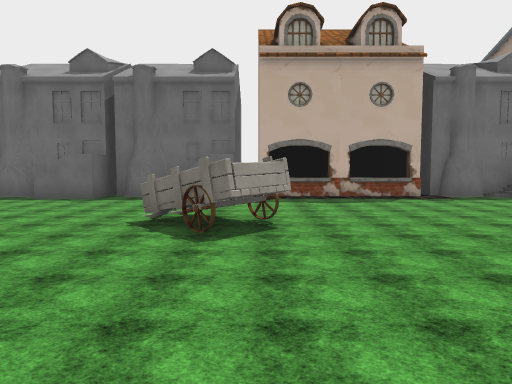
view 1 (above)

24 first-person views from a walk through a 3-D level made in the Unity game engine. The camera is 1.5 m above the floor, tilts 4° down and sees 70° across. The floor is counted in squares, 2 m on a side. Each view is taken from the middle of a square. On the plan, view 1 faces up. The plan holds only what a view shows up to about 11 squares ahead; the rest is blank. The place goes on beyond the plan. The player is left out. Some surface patterns are stand-ins.

view 2
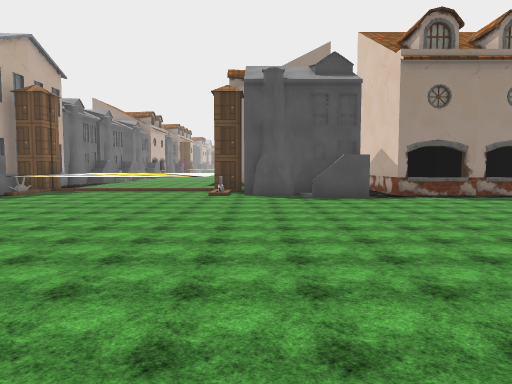

view 3
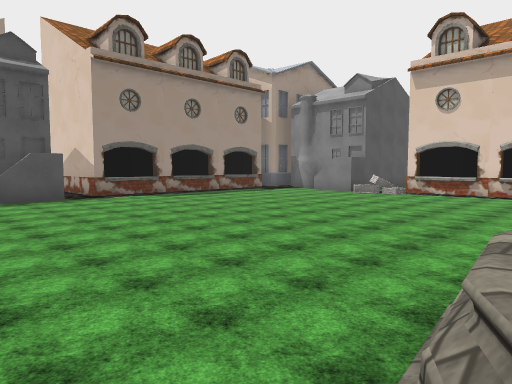

view 4
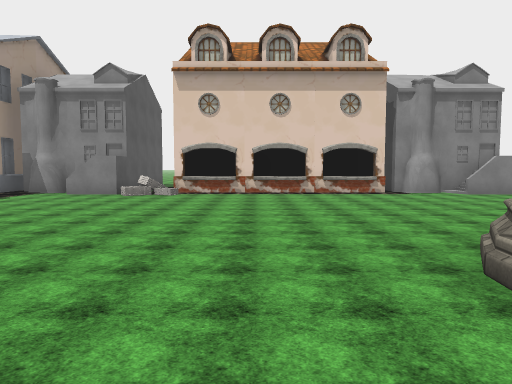

view 5
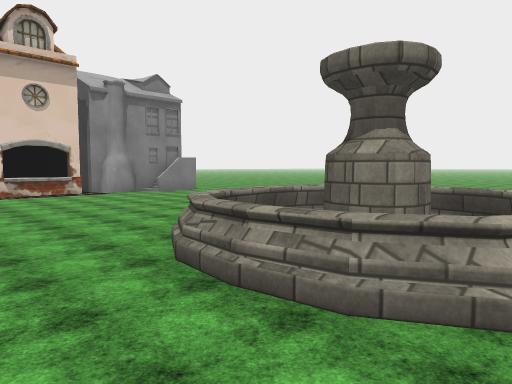

view 6
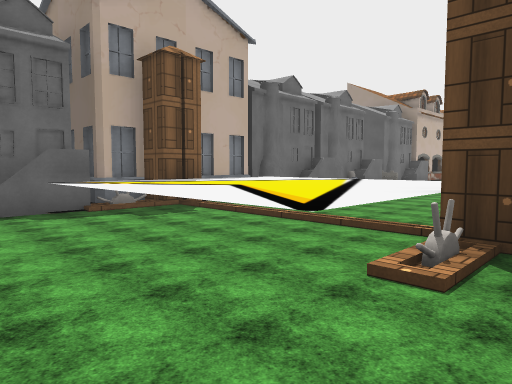

view 7
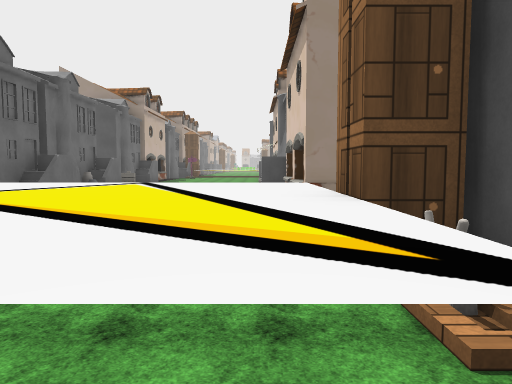

view 8
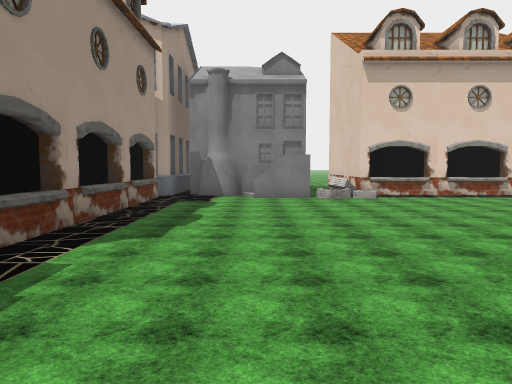

view 9
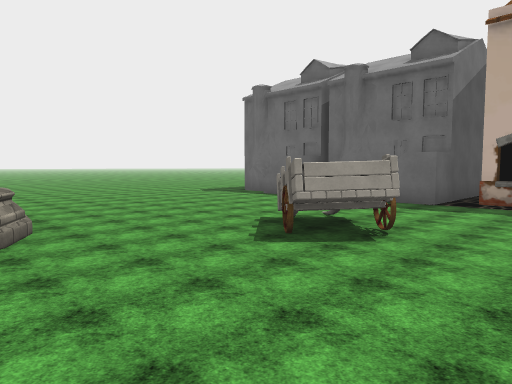

view 10
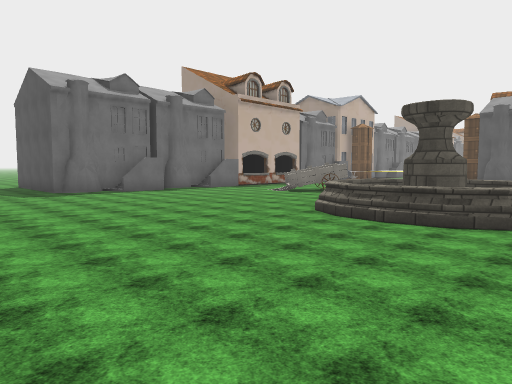

view 11
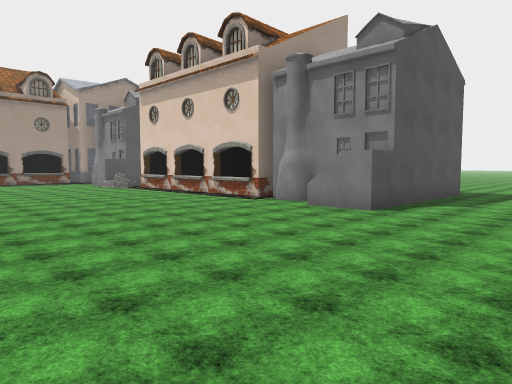

view 12
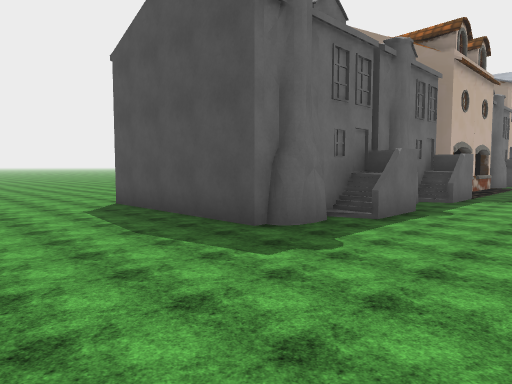

view 13
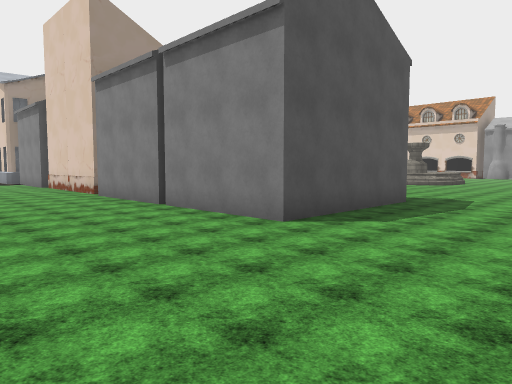

view 14
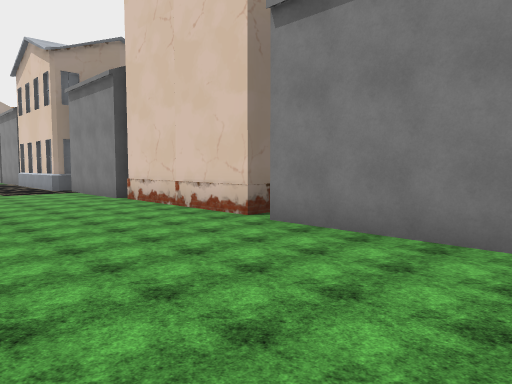

view 15
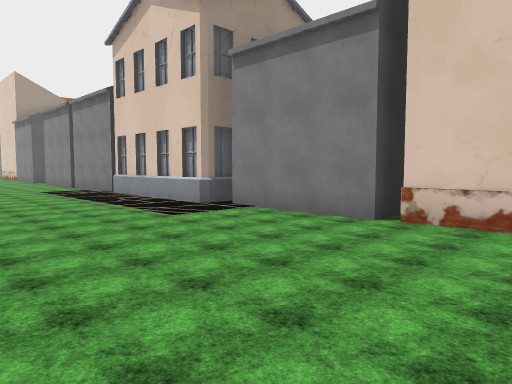

view 16
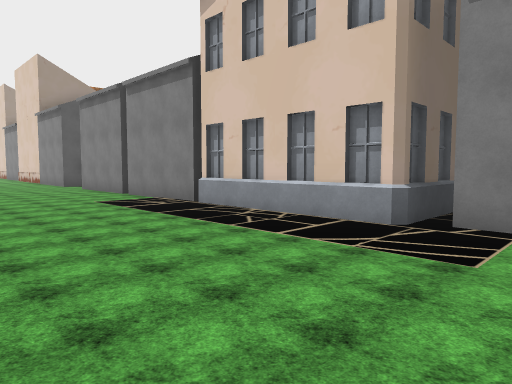

view 17
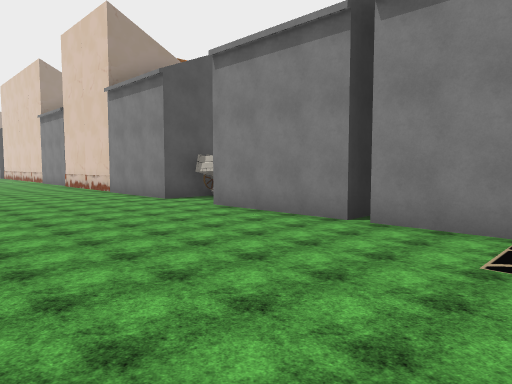

view 18
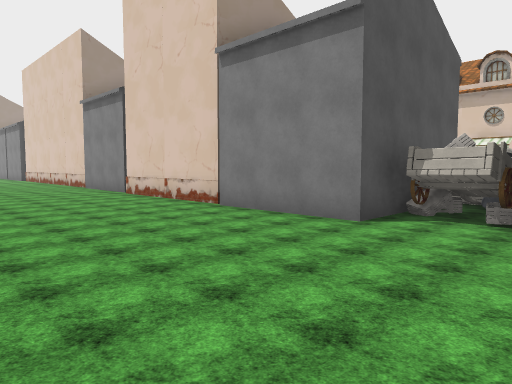

view 19
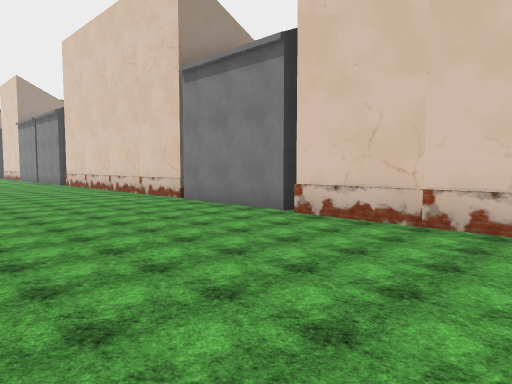

view 20
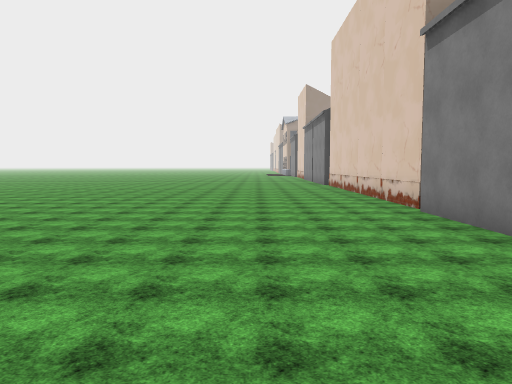

view 21
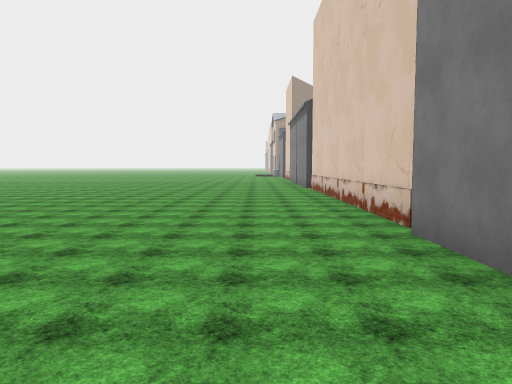

view 22
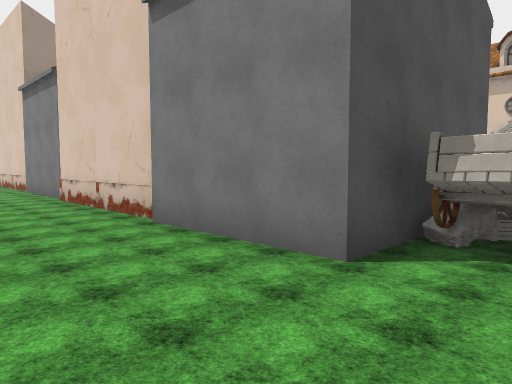

view 23
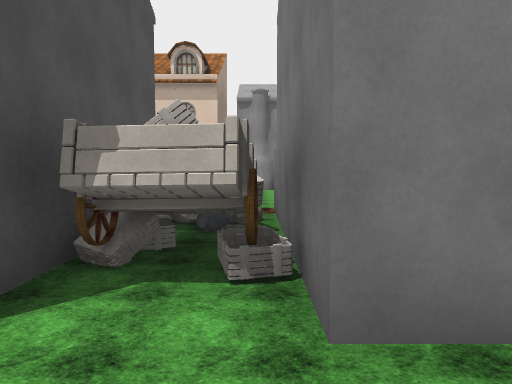

view 24
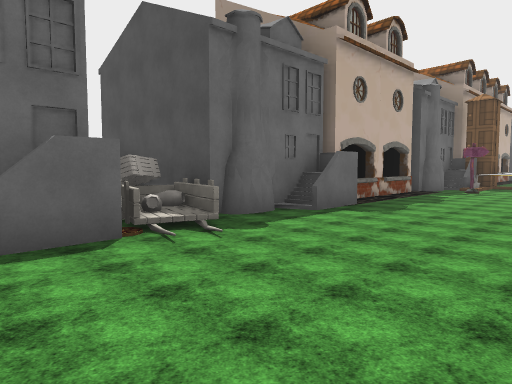

### Floor plan
Key: @ floor where view 1 was taken; # wall or solid block; x gap in a wall; . main floor; : floor 0.5 m higher than the main floor; ^ raised ledge; v drop or lower ground; B building; F fountain; O other object.
Columns run from 10 left of view 1 to 35 right of it. Each row starts with its distance up from view 1.
 18   ..        ........   .... ....  ............
 17 ..... ....  ..................................
 16 ..............................................
 15 ..............................................
 14 ..................      ......................
 13  ...#############BBBBBBB#####OB###############
 12  ...     ##   #   B          OB#  B
 11  ...     #BBBBB   B          OO#  B      BB BO
 10  ... #####BBBBB   B BBB ##  #OO###BBBBB     BO
  9 ....B#B##BBBBBB##BBB   BBB  BBOBBB.....B    BO
  8 .................B^^^^     ...........O^B
  7 .................^^^^^     ............^
  6 .........O.......^^^^^...  .........
  5  ........OO......^^^^^...  ....
  4  .........O......^^^^^.    BB
  3  .................^x.. BBBBB   B
  2  .....vF.........B##   B       B
  1 .....FFFF.........#    B       B
  0 .....FFFF.@......B#
 -1 ...... F:.........
 -2 ....   ...........BBB
 -3 ..................B
 -4 ..................BB
 -5 ..................B
 -6  .................B
 -7  ................ B
 -8  ..BBB.......OBBB B
 -9  ..####BBBBBB ## B
-10  ..#   B  BBB    B
-11   .#   BB  B
-12   .#
-13   ..
-14   ..

Where each view was taken, in squares from view 1:
view 1: 0 up, 0 right, facing up
view 2: 2 up, 2 left, facing right
view 3: 2 up, 2 left, facing down-right
view 4: 2 up, 0 right, facing down
view 5: 2 up, 0 right, facing down-left
view 6: 2 up, 5 right, facing up-right
view 7: 4 up, 6 right, facing right
view 8: 1 up, 5 right, facing down
view 9: 1 up, 2 right, facing up-left
view 10: 2 down, 10 left, facing up-right
view 11: 2 down, 10 left, facing down-right
view 12: 6 up, 10 left, facing up-right
view 13: 17 up, 10 left, facing down-right
view 14: 17 up, 4 left, facing down-right
view 15: 18 up, 2 right, facing down-right
view 16: 18 up, 6 right, facing down-right
view 17: 18 up, 13 right, facing down-right
view 18: 18 up, 18 right, facing down-right
view 19: 18 up, 24 right, facing down-right
view 20: 16 up, 25 right, facing right
view 21: 15 up, 27 right, facing right
view 22: 16 up, 19 right, facing down-right
view 23: 15 up, 19 right, facing down
view 24: 5 up, 17 right, facing up-right
